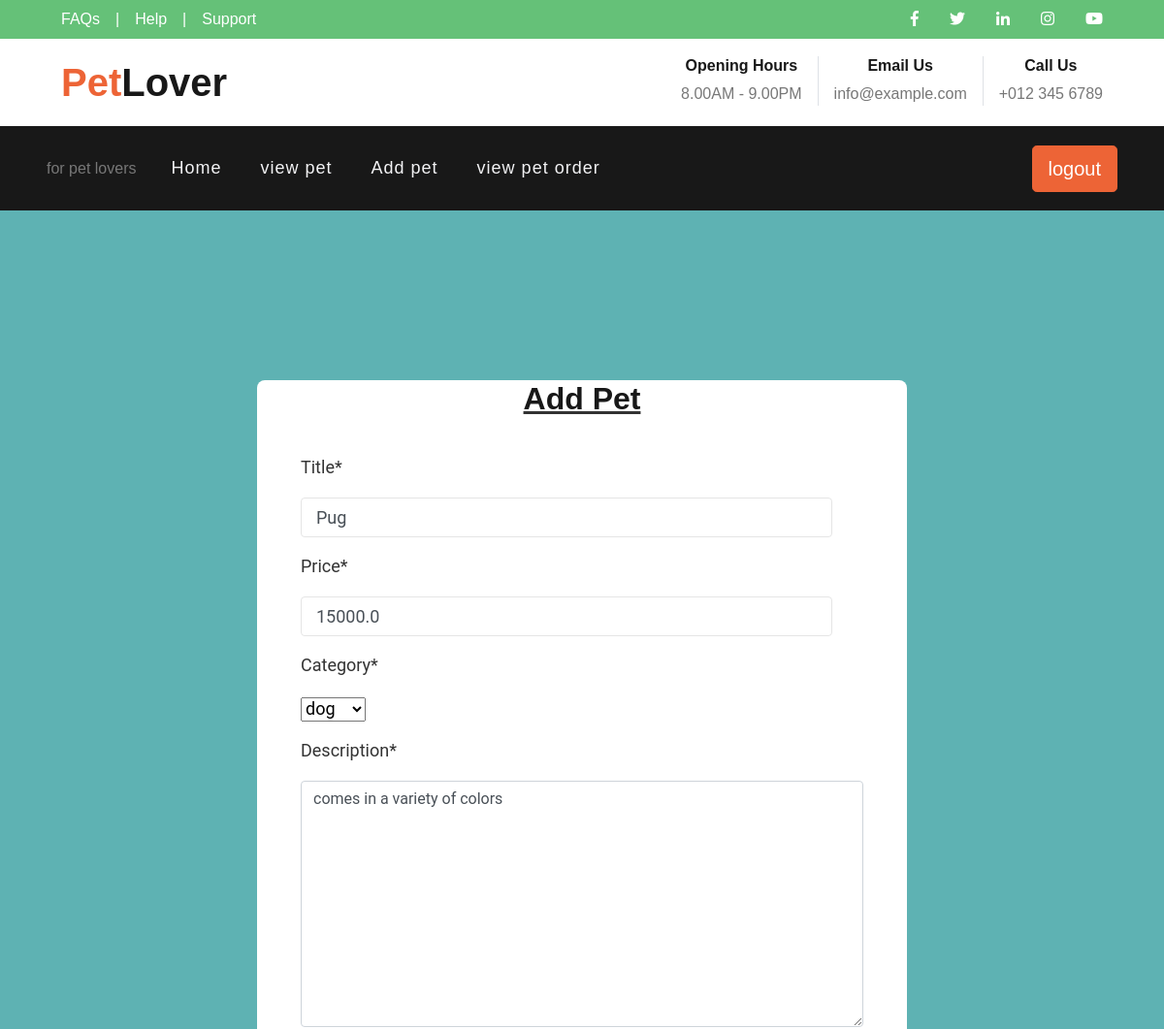
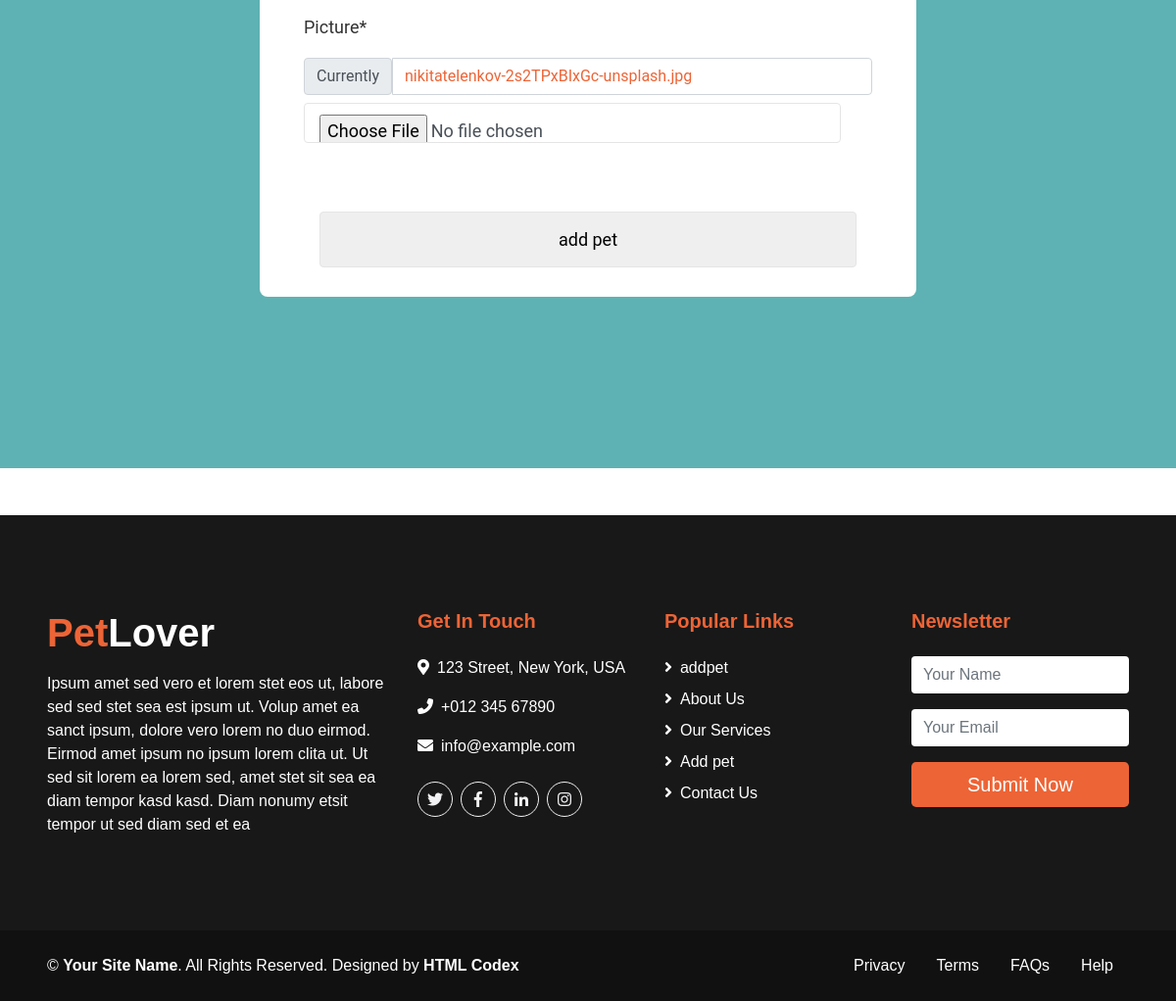
Page /update_p/2/ on the committed database (2 pictures, top to bottom).
### petshop_app/models.py (models this page shows)
class pet(models.Model):
    title = models.CharField(max_length=100)
    price = models.FloatField()
    category = models.CharField(choices=CATEGORY_CHOICES,max_length=100)
    description = models.TextField()
    picture = models.ImageField()

### petshop_app/views.py (the view)
# urls.py: path('update_p/<int:id>/', views.update_p, name='update_p'),
def update_p(request, id=None):
    data = pet.objects.get(id=id)
    form = AddpetForm(instance=data)
    if request.method == 'POST':
        form = AddpetForm(request.POST, instance=data)
        if form.is_valid():
            form.save()
            messages.info(request, ' updated Successfully')
            return redirect('view_pet')
    return render(request, 'seller/update_pet.html', {'form': form})

### petshop_app/forms.py
class AddpetForm(forms.ModelForm):
    class Meta:
        model = pet
        fields = ('title', 'price', 'category','description','picture')
        widget ={
            'picture':forms.FileInput(attrs={'class':'form-control'}),
        }

### Templates/seller/update_pet.html (shortened to what this page needs)
{% extends 'seller/base.html' %}
{% load static %}
{% load crispy_forms_tags %}
{% block content %}
<!DOCTYPE html>
<html>
<head>
	<link rel="stylesheet" type="text/css" href="{% static 'login/css/roboto-font.css' %}">
	<link rel="stylesheet" type="text/css" href="{% static 'login/fonts/font-awesome-5/css/fontawesome-all.min.css'%}">
    <link rel="stylesheet" href="{% static 'login/css/style.css' %}"/>
</head>
<body class="form-v5">
	<div class="page-content">
		<div class="form-v5-content">
                                <div style=" text-align: center;
                                   text-decoration: underline;"><h2>Add Pet</h2></div>
			<form class="form-detail" action="#" method="post"  enctype="multipart/form-data">
                {{form|crispy}}
<br>
<br>
				<div class="form-row-last">
					<input type="submit" name="add pet" class="add pet" value="add pet">
				</div>
			</form>
		</div>
	</div>
</body>
</html>
{% endblock  %}

### static/login/css/style.css (style rules this page uses)
body { margin: 0; }
.page-content { width: 100%; margin: 0 auto; background: #5eb2b3; display: flex; display: -webkit-flex; justify-content: center; -o-justify-content: center; -ms-justify-content: center; -moz-justify-content: center; -webkit-justify-content: center; align-items: center; -o-align-items: center; -ms-align-items: center; -moz-align-items: center; -webkit-align-items: center; }
.form-v5-content { background: #fff; width: 670px; border-radius: 8px; -o-border-radius: 8px; -ms-border-radius: 8px; -moz-border-radius: 8px; -webkit-border-radius: 8px; margin: 175px 0; font-family: 'Roboto', sans-serif; color: #333; font-weight: 400; position: relative; font-size: 18px; }
.form-v5-content .form-detail { padding: 30px 45px 30px 45px; position: relative; }
.form-detail .form-row-last { text-align: center; }
.form-detail label { display: block; font-size: 18px; padding-bottom: 10px; }
.form-detail input { width: 94.5%; padding: 10.5px 15px; border: 1px solid #e5e5e5; appearance: unset; -moz-appearance: unset; -webkit-appearance: unset; -o-appearance: unset; -ms-appearance: unset; outline: none; -moz-outline: none; -webkit-outline: none; -o-outline: none; -ms-outline: none; border-radius: 4px; -o-border-radius: 4px; -ms-border-radius: 4px; -moz-border-radius: 4px; -webkit-border-radius: 4px; font-family: 'Roboto', sans-serif; font-weight: 400; font-size: 18px; }
.form-detail .form-row-last input { padding: 14px; }

### rows in the picture
pet: title "Pug", price "15000.0", category "dog", description "comes in a variety of colors"
